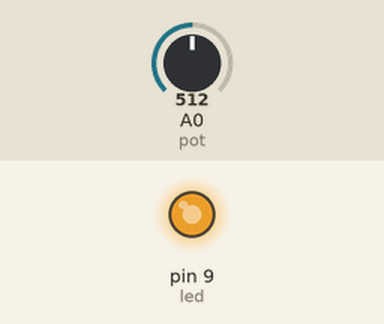
This sketch was run on a simulated Arduino Uno, built with avr-gcc and run on an emulated ATmega328P. Shown: output pins drawn as LEDs (lit = HIGH). Inputs (shaded band) come from the test bench; at power-on: A0 (pot) = 512.

Above: at 1.2 s.
1.3 s: A0 (pot) set to 716
At 2.5 s:
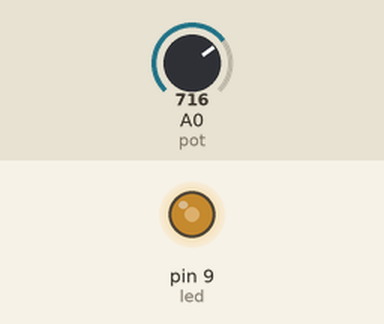
2.8 s: A0 (pot) set to 900
At 3.8 s:
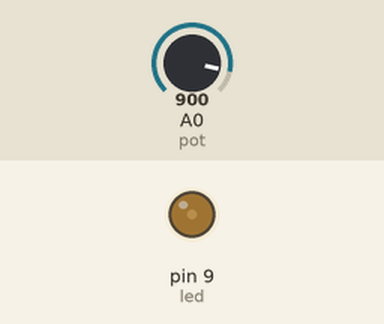
4.3 s: A0 (pot) set to 1023
At 5.0 s:
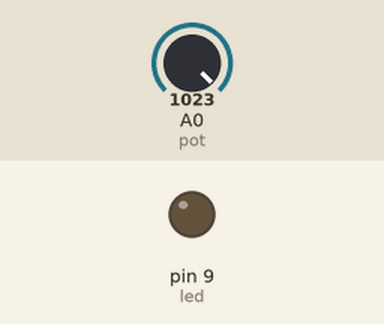
5.8 s: A0 (pot) set to 1011
At 6.1 s:
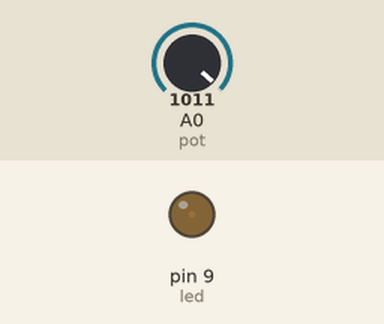
7.3 s: A0 (pot) set to 511
At 8.5 s:
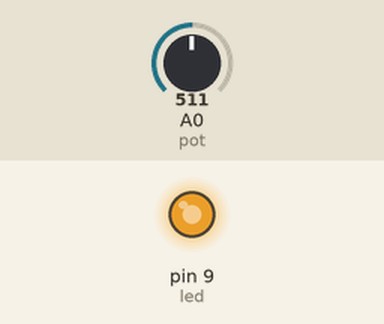
Timing chart, 0 to 9.8 s (numbered marks = the images above; inputs shaded):
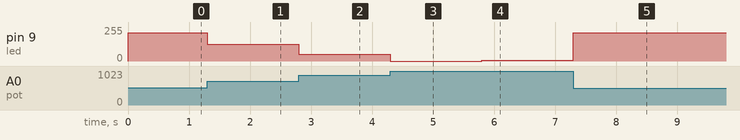

Measured:
- after the input at 1.3 s, pin 9 (led): 211/255 → 127/255 at once
- after the input at 2.8 s, pin 9 (led): 127/255 → 51/255 at once
- after the input at 4.3 s, pin 9 (led): 51/255 → 0/255 at once
- after the input at 5.8 s, pin 9 (led): 0/255 → 5/255 at once
- after the input at 7.3 s, pin 9 (led): 5/255 → 211/255 at once

The sketch:

brightness_control_using_potentiometer.ino
```cpp
int led = 9;
int pot = A0;

void setup() {
  // put your setup code here, to run once:
  Serial.begin(9600);
  pinMode(led, OUTPUT);
  pinMode(pot, INPUT);
  digitalWrite(led, LOW);
}

void loop() {
  // put your main code here, to run repeatedly:
  int val = analogRead(pot);
  val = map(val, 403, 1023, 255, 0);
  analogWrite(led, val);
}
```
